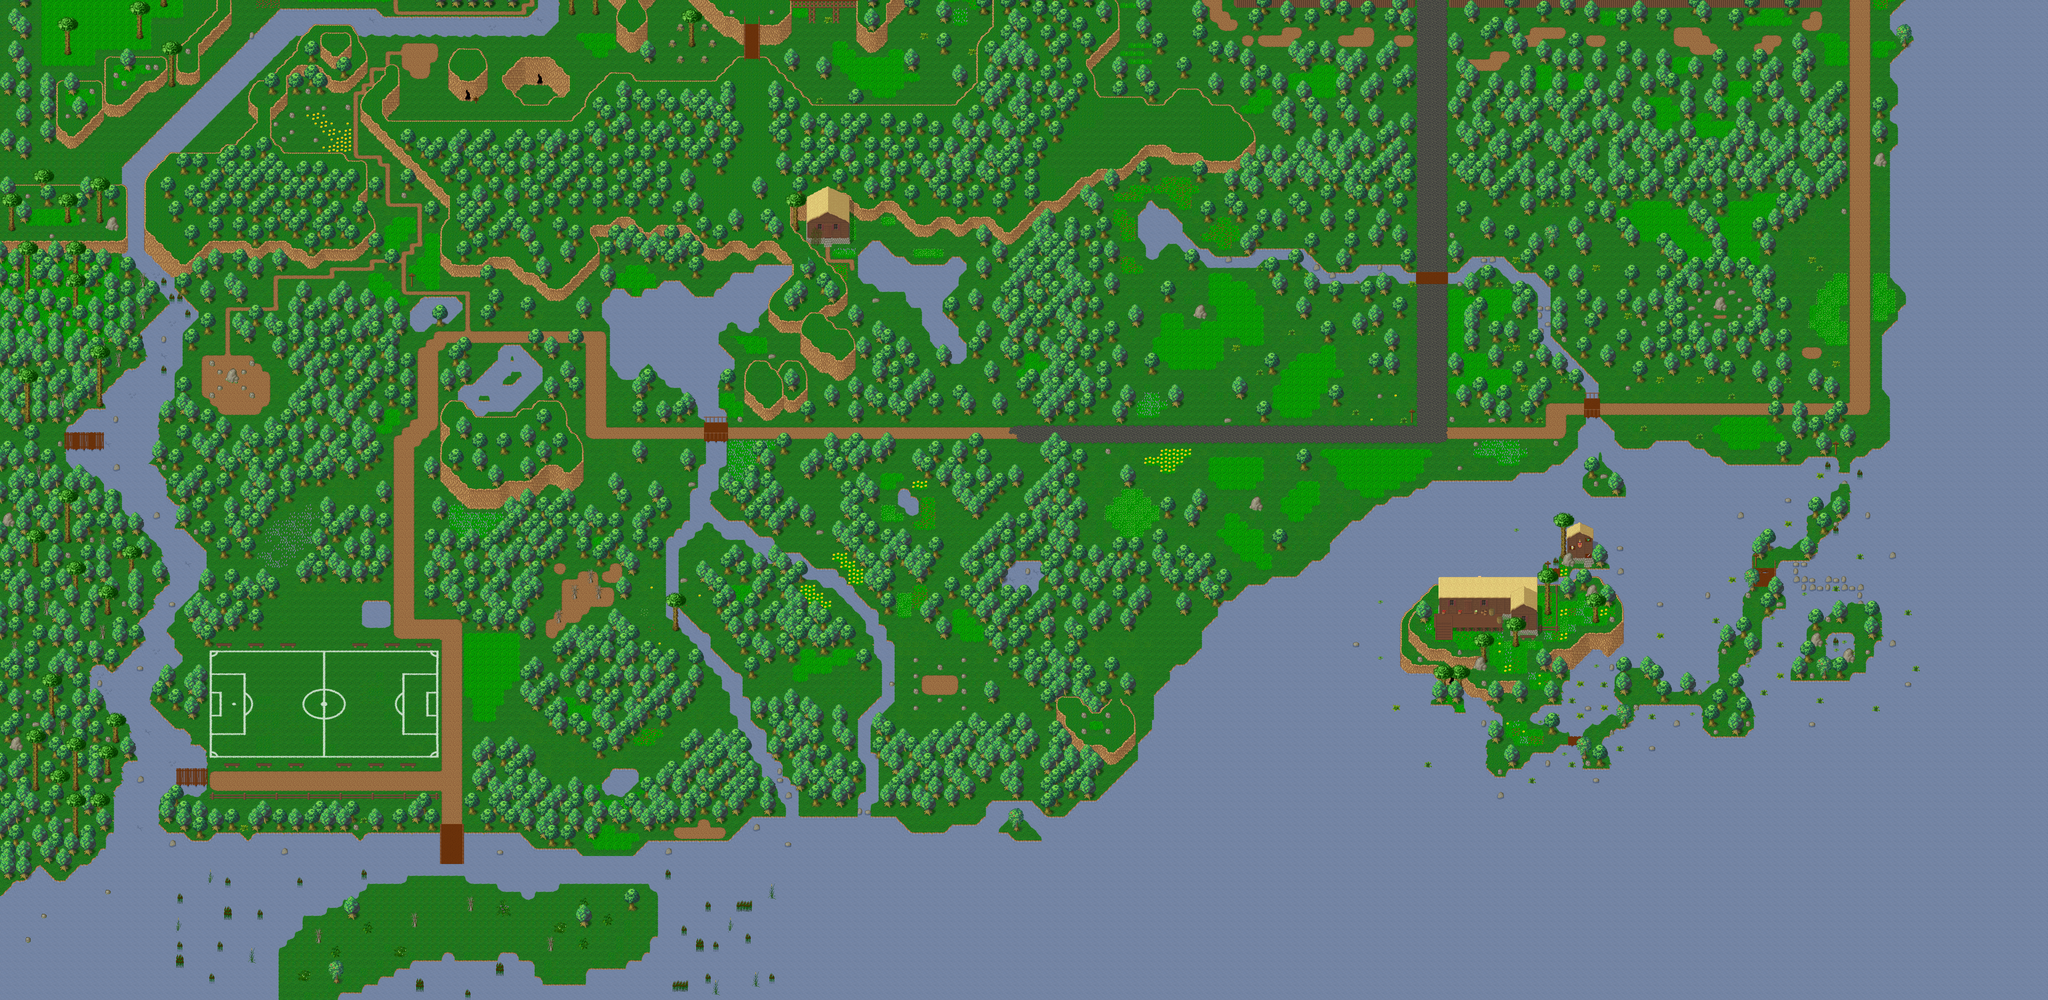

Below is a game level as drawn by its tile map, then a one-line description and the .tmx that defines it (tile-layer data replaced by summaries):
An orthogonal 256x125 tile map with 32x32 px tiles, 6 tile layers (Ground, Ground 2, Ground 3, Fringe, ...), 2 hidden layers not drawn, 10 tilesets and 21 objects (11x spawn, 5x warp, 4x fixme, particle_effect).

<map version="1.8" tiledversion="1.8.0" orientation="orthogonal" renderorder="right-down" width="256" height="125" tilewidth="32" tileheight="32" infinite="0" nextlayerid="12" nextobjectid="38">
 <properties>
  <property name="author" value="Saulc, jesusalva" />
  <property name="background0image" value="graphics/images/spit23loginwallpaper_800x600.png" />
  <property name="license" value="GPL v2+" />
  <property name="manaplus version" value="2" />
  <property name="minimap" value="graphics/minimaps/014-2.png" />
  <property name="music" value="New_Woodlands.ogg" />
  <property name="name" value="Woodlands Southeast" />
  <property name="overlay0image" value="graphics/images/ambient/cloud.png" />
  <property name="overlay0parallax" value="1.0" />
  <property name="overlay0scrollX" value="0.2" />
  <property name="overlay0scrollY" value="0.1" />
  <property name="overlay1image" value="graphics/images/ambient/darkness2.png" />
  <property name="overlay1mask" value="2" />
  <property name="overlay1parallax" value="1.0" />
  <property name="overlay1scrollX" value="0.2" />
  <property name="overlay1scrollY" value="0.1" />
  <property name="overlay2image" value="graphics/images/ambient/darkness1.png" />
  <property name="overlay2mask" value="4" />
  <property name="overlay2parallax" value="1.0" />
  <property name="overlay2scrollX" value="0.3" />
  <property name="overlay2scrollY" value="0.2" />
  <property name="overlay3image" value="graphics/images/ambient/night.png" />
  <property name="overlay3keepratio" value="true" />
  <property name="overlay3mask" value="8" />
  <property name="overlay4image" value="graphics/images/ambient/rain.png" />
  <property name="overlay4mask" value="16" />
  <property name="overlay4parallax" value="1.0" />
  <property name="overlay4scrollX" value="-0.3" />
  <property name="overlay4scrollY" value="1.6" />
  <property name="overlay5image" value="graphics/images/ambient/sandstorm.png" />
  <property name="overlay5mask" value="32" />
  <property name="overlay5parallax" value="1.0" />
  <property name="overlay5scrollX" value="0.2" />
  <property name="overlay5scrollY" value="0.1" />
  <property name="overlay6image" value="graphics/images/ambient/snow.png" />
  <property name="overlay6mask" value="64" />
  <property name="overlay6parallax" value="1.0" />
  <property name="overlay6scrollX" value="0.4" />
  <property name="overlay6scrollY" value="0.2" />
 </properties>
 <tileset firstgid="1" name="collision" tilewidth="32" tileheight="32" tilecount="9" columns="3">
  <image source="../graphics/tilesets/collision.png" width="96" height="96" />
 </tileset>
 <tileset firstgid="10" name="woodland_ground" tilewidth="32" tileheight="32" tilecount="256" columns="16">
  <image source="../graphics/tilesets/woodland_ground.png" width="512" height="512" />
 </tileset>
 <tileset firstgid="266" name="woodland_x2" tilewidth="32" tileheight="64" tilecount="32" columns="16">
  <image source="../graphics/tilesets/woodland_x2.png" width="512" height="128" />
 </tileset>
 <tileset firstgid="298" name="woodland_x3" tilewidth="32" tileheight="96" tilecount="32" columns="16">
  <image source="../graphics/tilesets/woodland_x3.png" width="512" height="192" />
 </tileset>
 <tileset firstgid="330" name="woodland_indoor" tilewidth="32" tileheight="32" tilecount="256" columns="16">
  <image source="../graphics/tilesets/woodland_indoor.png" width="512" height="512" />
 </tileset>
 <tileset firstgid="586" name="woodland_village" tilewidth="32" tileheight="32" tilecount="256" columns="16">
  <image source="../graphics/tilesets/woodland_village.png" width="512" height="512" />
 </tileset>
 <tileset firstgid="842" name="woodland_village_x2" tilewidth="32" tileheight="64" tilecount="16" columns="16">
  <image source="../graphics/tilesets/woodland_village_x2.png" width="512" height="64" />
 </tileset>
 <tileset firstgid="858" name="trans_woodland_desert" tilewidth="32" tileheight="32" tilecount="128" columns="16">
  <image source="../graphics/tilesets/trans_woodland_desert.png" width="512" height="256" />
 </tileset>
 <tileset firstgid="986" name="campo" tilewidth="32" tileheight="32" tilecount="144" columns="16">
  <image source="../graphics/tilesets/soccer_field.png" width="512" height="288" />
 </tileset>
 <tileset firstgid="1130" name="woodland_x3" tilewidth="32" tileheight="32" tilecount="96" columns="16">
  <image source="../graphics/tilesets/woodland_x3.png" width="512" height="192" />
 </tileset>
 <layer id="1" name="Ground" width="256" height="125">
  <data>[32000 cells, 31998 non-empty, 152 distinct tile ids]</data>
 </layer>
 <layer id="2" name="Ground 2" width="256" height="125">
  <data>[32000 cells, 2021 non-empty, 197 distinct tile ids]</data>
 </layer>
 <layer id="3" name="Ground 3" width="256" height="125">
  <data>[32000 cells, 240 non-empty, 133 distinct tile ids]</data>
 </layer>
 <layer id="4" name="Fringe" width="256" height="125">
  <data>[32000 cells, 5088 non-empty, 33 distinct tile ids]</data>
 </layer>
 <layer id="5" name="Over1" width="256" height="125">
  <data>[32000 cells, 588 non-empty, 72 distinct tile ids]</data>
 </layer>
 <layer id="6" name="Over2" width="256" height="125">
  <data>[32000 cells, 9 non-empty, 7 distinct tile ids]</data>
 </layer>
 <layer id="7" name="Collision" width="256" height="125" visible="0">
  <data>[32000 cells, 23165 non-empty, 3 distinct tile ids]</data>
 </layer>
 <layer id="8" name="Heights" width="256" height="125" visible="0">
  <data>[32000 cells, 0 non-empty, 0 distinct tile ids]</data>
 </layer>
 <objectgroup id="9" name="Objects" visible="0">
  <object id="2" name="To Hurnscald" type="warp" x="5664" y="672" width="128" height="32">
   <properties>
    <property name="dest_map" value="012-1" />
    <property name="dest_x" value="78" />
    <property name="dest_y" value="101" />
   </properties>
  </object>
  <object id="3" name="To Hurnscald" type="warp" x="7392" y="640" width="96" height="32">
   <properties>
    <property name="dest_map" value="012-1" />
    <property name="dest_x" value="132" />
    <property name="dest_y" value="100" />
   </properties>
  </object>
  <object id="14" name="graphics/particles/evilaura.particle.xml" type="particle_effect" x="6272" y="2112" width="32" height="32" />
  <object id="15" name="To Witch's Hut" type="warp" x="5856" y="2432" width="32" height="32">
   <properties>
    <property name="dest_map" value="014-2-2" />
    <property name="dest_x" value="34" />
    <property name="dest_y" value="34" />
   </properties>
  </object>
  <object id="16" name="Margin" type="fixme" x="7552" y="0" width="640" height="640" />
  <object id="17" name="Margin" type="fixme" x="7552" y="3360" width="640" height="640" />
  <object id="18" name="Eternal Swamps: Flooded!" type="warp" x="1760" y="3424" width="96" height="32">
   <properties>
    <property name="dest_map" value="016-1" />
    <property name="dest_x" value="56" />
    <property name="dest_y" value="19" />
    <property name="npc_id" value="SCRIPT" />
   </properties>
  </object>
  <object id="19" name="Margin" type="fixme" x="0" y="3360" width="640" height="640" />
  <object id="20" name="Margin" type="fixme" x="0" y="0" width="640" height="640" />
  <object id="36" name="To Central Woodlands" type="warp" x="1536" y="768" width="64" height="32">
   <properties>
    <property name="dest_map" value="014-3" />
    <property name="dest_x" value="130" />
    <property name="dest_y" value="134" />
   </properties>
  </object>
 </objectgroup>
 <objectgroup color="#ffcf00" id="10" name="Monster Spawn" visible="0">
  <!-- 7 objects omitted --></objectgroup>
 <objectgroup color="#55ff7f" id="11" name="Plant Spawn" visible="0">
  <!-- 4 objects omitted --></objectgroup>
</map>
<!-- 11 of 21 objects omitted -->
